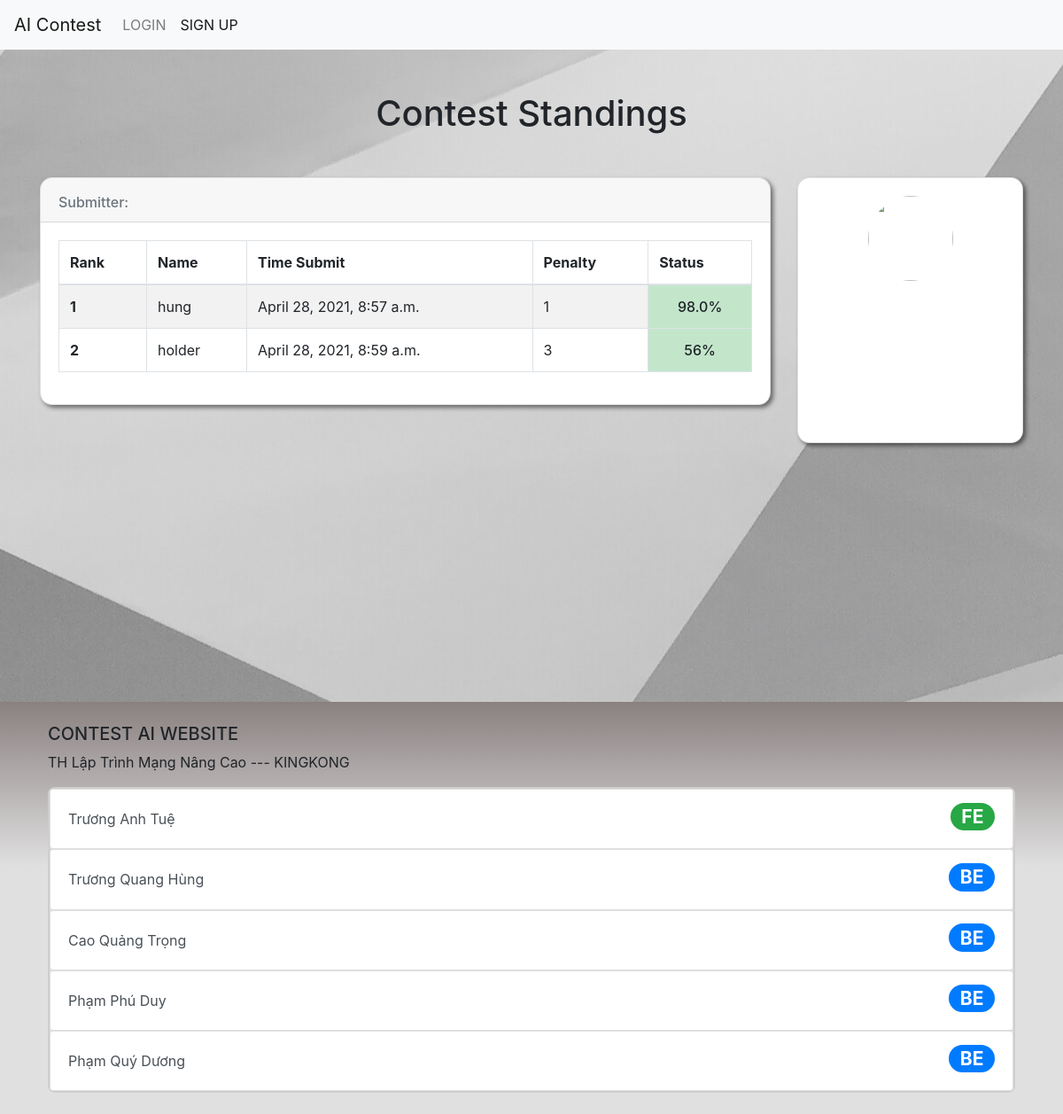
Screenshot of /standing/2 with the database file from the repository.
### ContestAdmin/models.py (models this page shows, shortened)
class Status(models.Model):
    IDcontest = models.CharField(max_length=100)
    IDUser = models.CharField(max_length=100)
    Status = models.CharField(max_length=100)
    TimeSubmit = models.DateTimeField()
    LinkSubmit = models.CharField(max_length=100)

### ContestParticipant/views.py (the view)
# urls.py: path('standing/<str:id>',  views.Standing.as_view(), name='standing'),
class Standing(View):
    def get(self, request, id):
        userName = str()
        try:
            userName = request.user.username
        except:
            userName = ''
        status = models.Status.objects.filter(IDcontest = id).order_by('-Status','TimeSubmit')
        timestart = models.Contest.objects.get(id=id).TimeStart
        data = []
        error = []
        for x in status:
            time = x.TimeSubmit-timestart
            tg = {
                'iduser' : x.id,
                'name' : User.objects.get(id = x.IDUser).username,
                'time' : x.TimeSubmit,
                'pen' : round(time.seconds/60),
                'status' : x.Status
            }
            if x.Status=='TLE' or x.Status=='Compile Error' or x.Status=='Pending':
                error.append(tg)
            else :
                data.append(tg)
        data = data + error
        kt = []
        final = []
        for x in data:
            if x.get('name') in kt:
                continue
            else:
                kt.append(x.get('name'))
                final.append(x)
        context = {
            'name': userName,
            'dataContests': final,
        }
        return render(request,path.templateContestStanding,context)

### templates/ContestStanding/index.html (shortened to what this page needs)
{% extends 'base.html' %}
{% load static %} {% block body %}
<div class="container" style="min-height: 80vh">
  <h1 class="text-center mt-5 mb-5 fade-in">Contest Standings</h1>
  <form method="POST" action="" id="create">
    <div class="row">
      <div class="col-lg-9 col-sm-12">
        <div class="card mb-4 fade-in-left">
          <div class="card-header">
            <h6 class="card-subtitle text-muted">Submitter: {{ name }}</h6>
          </div>
          <div class="card-body">
            <table class="table table-striped table-bordered">
              <thead>
                <tr>
                  <th scope="col">Rank</th>
                  <th scope="col">Name</th>
                  <th scope="col">Time Submit</th>
                  <th scope="col">Penalty</th>
                  <th scope="col">Status</th>
                </tr>
              </thead>
              <tbody>
                {% for status in dataContests %}
                <tr>
                  <th scope="row">{{ forloop.counter }}</th>
                  <td>{{ status.name }}</td>
                  <td>{{ status.time }}</td>
                  <td>{{ status.pen }}</td>
                  <td
                    class="text-center {% if status.status == 'Compile Error' %}table-danger {% elif status.status == 'TLE' %} table-danger {% elif status.status == 'Pending' %} table-warning {% else %}table-success {% endif %} table_status_data"
                  >
                    {{ status.status }}
                  </td>
                </tr>
                {% endfor %}
              </tbody>
            </table>
          </div>
        </div>
      </div>
      <div class="col-lg-3 col-sm-12 pb-4">
        <div class="card card-sidebar fade-in-right">
          <div class="card-body text-center">
            <img
              id="profile-img"
              class="profile-img-card"
              src="{% static 'images/cat.jpg' %}"
            />
          </div>
        </div>
      </div>
    </div>
  </form>
</div>
{% comment %} Modal {% endcomment %} {% endblock %}

### static/cssJs/base.css (style rules this page uses)
body { background-image: url("../images/backGround.jpg"); background-repeat: no-repeat; background-attachment: fixed; background-position: center; }
.fade-in { animation: fadeIn ease 0.5s; }
.fade-in-left { animation-name: fadeInLeft; animation-fill-mode: both; animation-duration: 0.5s; }
.fade-in-right { animation-name: fadeInRight; animation-fill-mode: both; animation-duration: 0.5s; }

### rows the page displays
Status: time "April 28, 2021, 8:57 a.m.", status "98.0%"
Status: time "April 28, 2021, 8:59 a.m.", status "56%"

### other values shown
{{ status.name }} "hung" "holder"
{{ status.pen }} "1" "3"
